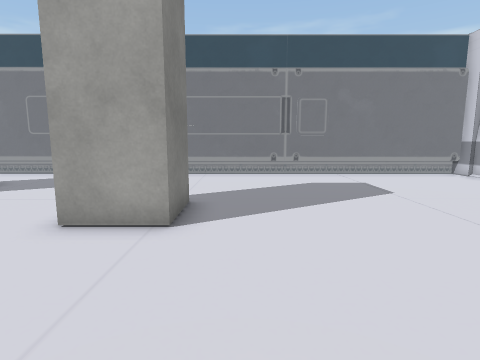
[1] (above)

14 first-person views from a walk through a Unity game level. The camera is 1.4 m above the floor, tilts 8° down and sees 80° across. The floor is counted in squares, 0.9 m on a side. Each view is taken from the middle of a square. On the plan, view 1 faces up. The plan holds only what a view shows up to about 15 squares ahead; the rest is blank. The player character is not drawn. Some animated figures are left out. Some surface patterns are stand-ins.

[2]
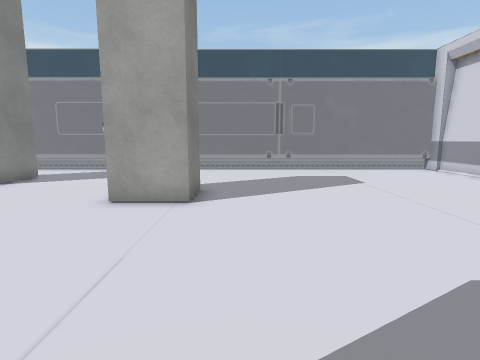

[3]
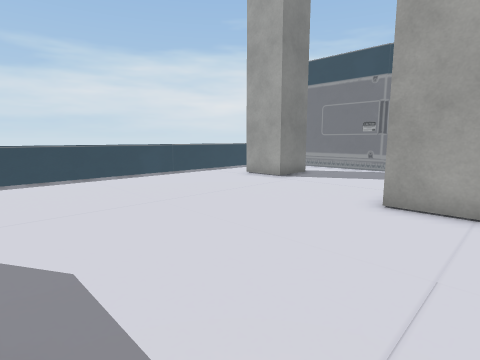

[4]
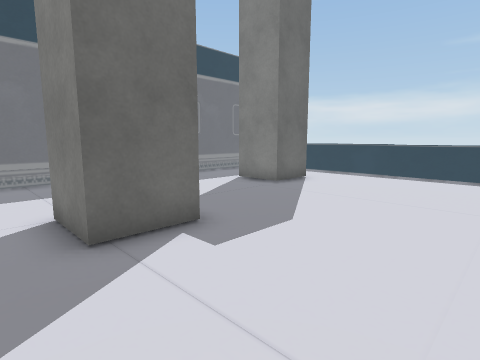

[5]
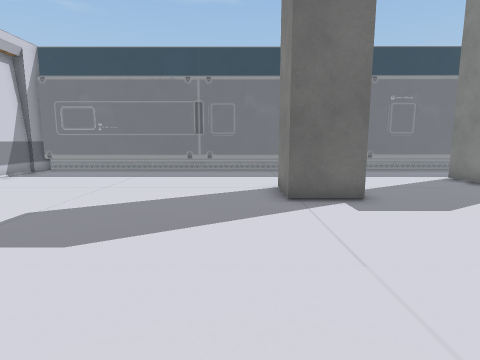

[6]
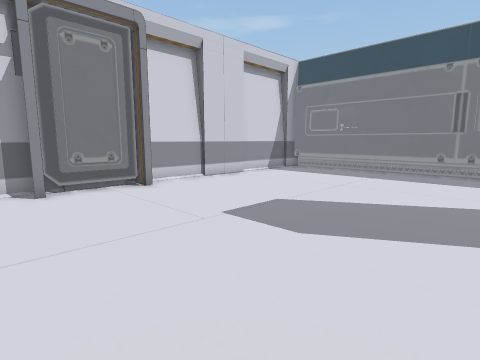

[7]
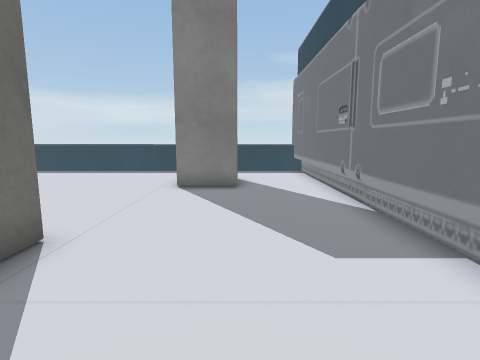

[8]
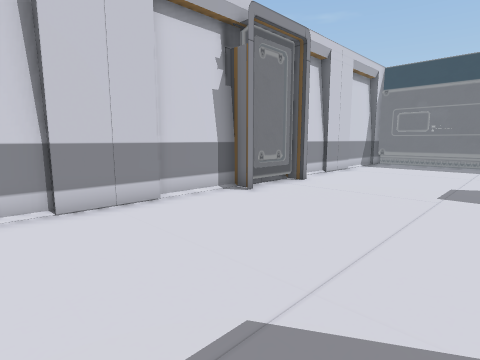

[9]
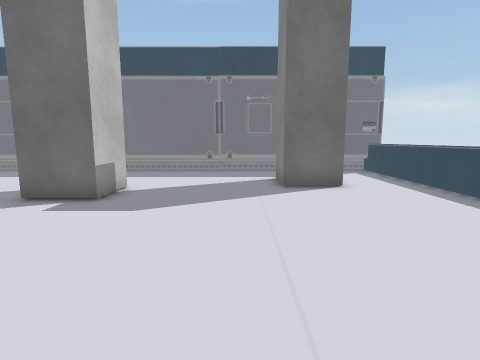

[10]
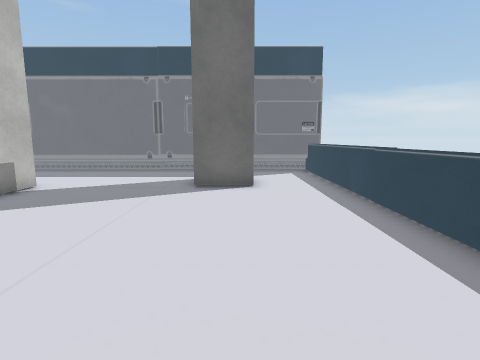

[11]
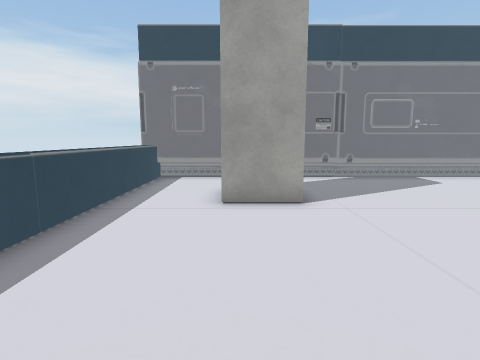

[12]
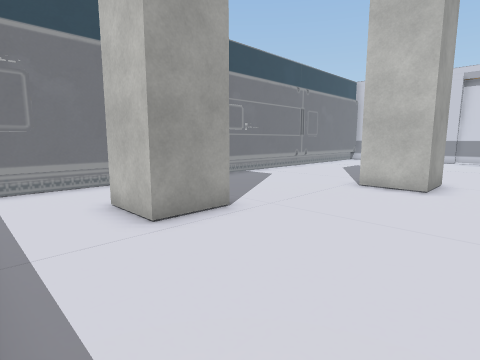

[13]
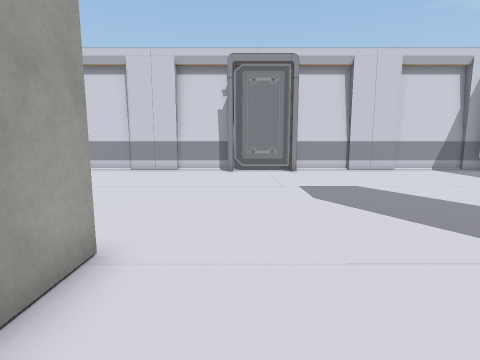

[14]
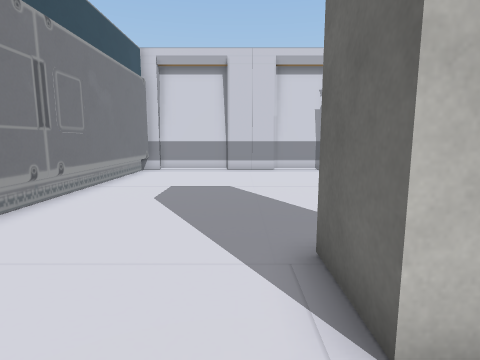

### Floor plan
Key: @ floor where view 1 was taken; # wall or solid block; . floor; ^ raised ledge.
Columns run from 14 left of view 1 to 10 right of it. Each row starts with its distance up from view 1.
 13 ^^^^^^^^#################
 12 ^.......................#
 11 ^.......................#
 10 ^...##..................#
  9 ^...##..................#
  8 ^...##..................#
  7 ^..........##...........#
  6 ^..........##...........#
  5 ^..........##...........#
  4 ^.......................#
  3 ^.......................#
  2 ^.......................#
  1 ^.......................#
  0 ^.............@.........#
 -1 ^.......................#
 -2 ^.......................#
 -3 ^..........##...........#
 -4 ^..........##...........#
 -5 ^...##..................#
 -6 ^... #..................#
 -7 ^... ...................#
 -8 ^.......................#
 -9 ^.......................#
-10  ########################

Positions as (right, up) in squares from view 1, and headings:
1: (0, 0), facing up
2: (0, -2), facing up
3: (-1, -2), facing up-left
4: (0, 2), facing down-left
5: (0, 5), facing down
6: (0, 5), facing down-right
7: (1, 10), facing left
8: (3, 10), facing down-right
9: (-7, 5), facing down
10: (-10, 5), facing down
11: (-10, 1), facing up
12: (-13, 3), facing up-right
13: (-5, 3), facing right
14: (-5, 8), facing right
